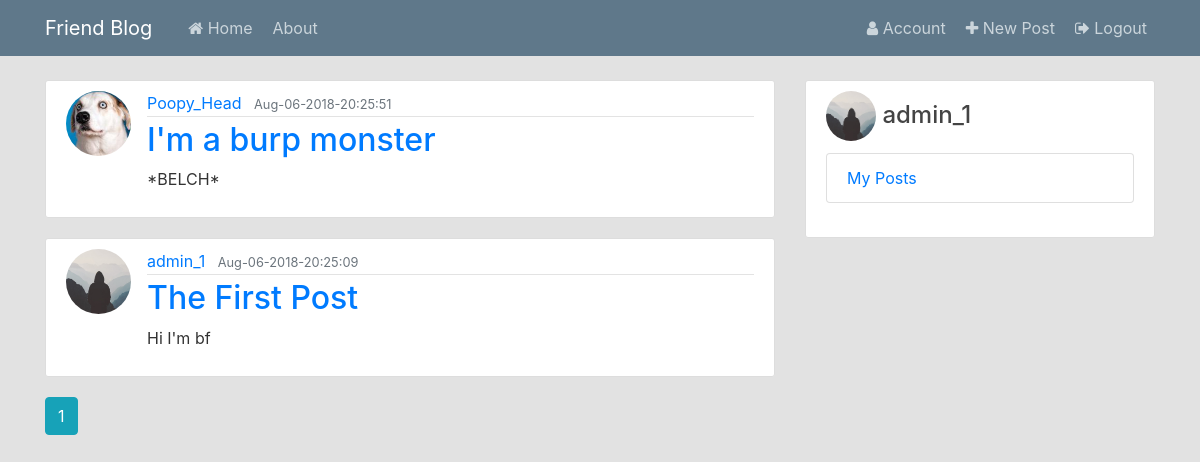
Screenshot of /home (signed in) with the database file from the repository.
### flaskblog/models.py (models this page shows, shortened)
class Post(db.Model):
    id = db.Column(db.Integer, primary_key=True)
    title = db.Column(db.String(100), nullable=False)
    date_posted = db.Column(db.DateTime, nullable=False, default=datetime.now(tz=pytz.UTC).astimezone(pytz.timezone('US/Eastern')))
    content = db.Column(db.Text, nullable=False)
    month_now = datetime.now(tz=pytz.UTC).astimezone(pytz.timezone('US/Eastern')).strftime("%B")
    year_now = datetime.now(tz=pytz.UTC).astimezone(pytz.timezone('US/Eastern')).strftime("%Y")
    month = db.Column(db.Text, nullable=False, default=month_now)
    year = db.Column(db.Text, nullable=False, default=year_now)
    link = db.Column(db.Text, nullable=True)
    user_id = db.Column(db.Integer, db.ForeignKey('user.id'), nullable=False)

class User(db.Model, UserMixin):
    id = db.Column(db.Integer, primary_key=True)
    username = db.Column(db.String(20), unique=True, nullable=False)
    email = db.Column(db.String(120), unique=True, nullable=False)
    image_file = db.Column(db.String(20), nullable=False, default='default.jpg')
    password = db.Column(db.String(60), nullable=False)
    posts = db.relationship('Post', backref='author', lazy=True)

### flaskblog/main/routes.py (the view)
@main.route("/")
@main.route("/home")
def home():
    page = request.args.get('page', 1, type=int)
    posts = Post.query.order_by(Post.date_posted.desc()).paginate(page=page, per_page=5)
    return render_template('home.html', posts=posts)

### flaskblog/models.py (called while the page is built)
@login_manager.user_loader
def load_user(user_id):
    return User.query.get(int(user_id))

### flaskblog/templates/home.html (shortened to what this page needs)
{% extends "layout.html" %}
{% block content %}
    {% if current_user.is_authenticated %}
      {% for post in posts.items %}
        <article class="media content-section">
          <img class='rounded-circle article-img' src="{{url_for('static', filename='profile_pics/' + post.author.image_file) }}" alt="">
          <div class="media-body">
            <div class="article-metadata">
              <a class="mr-2" href="{{ url_for('users.user_posts', username=post.author.username) }}">{{ post.author.username }}</a>
              <small class="text-muted">{{ post.date_posted.strftime('%b-%d-%Y-%X') }}</small>
            </div>
            <h2><a href="{{ url_for('posts.post', post_id=post.id) }}">{{ post.title }}</a></h2>
            <p class="article-content">{{ post.content }}</p>
          </div>
        </article>
      {% endfor %}
    {% endif %}
    {% if current_user.is_authenticated %}
      {% for page_num in posts.iter_pages(left_edge=1, right_edge=1, left_current=1, right_current=2) %}
        {% if page_num %}
          {% if posts.page == page_num %}
            <a class="btn btn-info mb-4" href="{{ url_for('main.home', page=page_num) }}">{{ page_num }}</a>
          {% else %}
            <a class="btn btn-outline-info mb-4" href="{{ url_for('main.home', page=page_num) }}">{{ page_num }}</a>
          {% endif %}
        {% endif %}
      {% endfor %}
    {% endif %}
{% endblock content%}

### flaskblog/templates/layout.html (shortened to what this page needs)
<!DOCTYPE html>
<html lang="en">
<head>
  <link rel="stylesheet" href="https://stackpath.bootstrapcdn.com/font-awesome/4.7.0/css/font-awesome.min.css">
  <link rel="stylesheet" href="https://stackpath.bootstrapcdn.com/bootstrap/4.1.3/css/bootstrap.min.css">
  <link rel="stylesheet" type="text/css" href="{{url_for('static', filename='main.css')}}">
</head>
<body class="bg-body">
  <header class="site-header">
    <nav class="navbar navbar-expand-md navbar-dark bg-steel fixed-top">
      <div class="container">
        <a class="navbar-brand mr-4" href="/">Friend Blog</a>
        <div class="collapse navbar-collapse" id="navbarToggle">
          <div class="navbar-nav mr-auto">
            <a class="nav-item nav-link ml-1" href="{{ url_for('main.home') }}"><i class="fa fa-home" aria-hidden="true"></i>
              Home</a>
            <a class="nav-item nav-link ml-1" href="{{ url_for('main.about') }}">About</a>
          </div>
          <div class="navbar-nav">
            {% if current_user.is_authenticated %}
              <a class="nav-item nav-link mr-1" href="{{ url_for('users.account') }}"><i class="fa fa-user" aria-hidden="true"></i> Account</a>
              <a class="nav-item nav-link mr-1" href="{{ url_for('posts.new_post') }}"><i class="fa fa-plus" aria-hidden="true"></i> New Post</a>
              <a class="nav-item nav-link" href="{{ url_for('users.logout') }}"><i class="fa fa-sign-out" aria-hidden="true"></i> Logout</a>
            {% else %}
              <a class="nav-item nav-link" href="{{ url_for('users.login') }}"><i class="fa fa-sign-in" aria-hidden="true"></i>
                Login</a>
              <a class="nav-item nav-link" href="{{ url_for('users.register') }}">Register</a>
            {% endif %}
          </div>
        </div>
      </div>
    </nav>
  </header>
  <main role="main" class="container">
      <div class="row">
        <div class="col-md-8">
          {% block content %}
          {% endblock %}
        </div>
        <div class="col-md-4">
          <div class="content-section">
            {% if current_user.is_authenticated %}
              <h4><img class='rounded-circle' src="{{url_for('static', filename='profile_pics/' + current_user.image_file) }}" alt="" width="50px"> {{ current_user.username }}</h4>
            {% endif %}
              <ul class="list-group">
                {% if current_user.is_authenticated %}
                  <li class="list-group-item mt-1 mb-2"><a class="nav-link nav-item p-0" href="{{ url_for('users.user_posts', username=current_user.username) }}">My Posts</a></li>
                {% else %}
                  <small class="text-muted pl-1"><a href="{{ url_for('users.login') }}"> Login</a> to see Sidebar</small>
                {% endif %}
              </ul>
          </div>
        </div>
      </div>
    </main>
</body>
</html>

### flaskblog/static/main.css (style rules this page uses)
body { background: #fafafa; color: #333333; margin-top: 5rem; }
h1, h2, h3, h4, h5, h6 { color: #444444; }
.bg-steel { background-color: #5f788a; }
.site-header .navbar-nav .nav-link { color: #cbd5db; }
.content-section { background: #ffffff; padding: 10px 20px; border: 1px solid #dddddd; border-radius: 3px; margin-bottom: 20px; }
.article-content { white-space: pre-line; }
.article-img { height: 65px; width: 65px; margin-right: 16px; }
.article-metadata { padding-bottom: 1px; margin-bottom: 4px; border-bottom: 1px solid #e3e3e3 }

### flaskblog/templates/layout.html (style rules this page uses)
.bg-body { background-color: #e2e2e2; }

### rows the page displays
Post: image_file (picture), author.username "Poopy_Head", date_posted "Aug-06-2018-20:25:51", title "I'm a burp monster", content "*BELCH*"
Post: image_file (placeholder picture), author.username "admin_1", date_posted "Aug-06-2018-20:25:09", title "The First Post", content "Hi I'm bf"
User: image_file (placeholder picture), username "admin_1"

### other values shown
{{ page_num }} "1"
